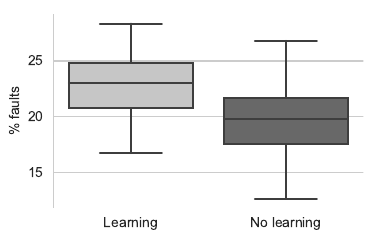

Write the Python code that produced this figure.
from numpy.linalg import inv
import numpy as np
import matplotlib.pyplot as plt
import matplotlib.cbook as cbook
from itertools import cycle
import matplotlib
from matplotlib.pyplot import *
import brewer2mpl
import seaborn as sns
from scipy.stats import ks_2samp
from scipy.stats import mode
import pandas as pd
    

res = pd.read_csv('test-dep.csv')

resL = res['Learning']
resNoL = res['No learning']

resAll=[resL,resNoL]
print("Learning"+str(np.median(resL)))
print("no Learning "+str(np.median(resNoL)))
print(ks_2samp(resL,resNoL))

fig = plt.figure(figsize=(4, 2.5))
sns.set_style("whitegrid")

ax = sns.boxplot(data=resAll,sym='',palette="Greys")
ax.spines['top'].set_visible(False)
ax.spines['right'].set_visible(False)
ax.spines['bottom'].set_visible(False)
ax.xaxis.set_ticks_position('none')
ax.yaxis.set_ticks_position('none')
ax.xaxis.set_ticklabels(['Learning','No learning'])
#ax.xaxis.set_ticklabels([' ',' '])
#ax.set_title(fNumber+' variables')
#ax.set_ylim([-0.1,1.1])
ax.yaxis.set_label_text('% faults')
formatter = ScalarFormatter(useOffset=False)
ax.yaxis.set_major_formatter(formatter)
fig.savefig('boxplots-dep.pdf', bbox_inches='tight')
